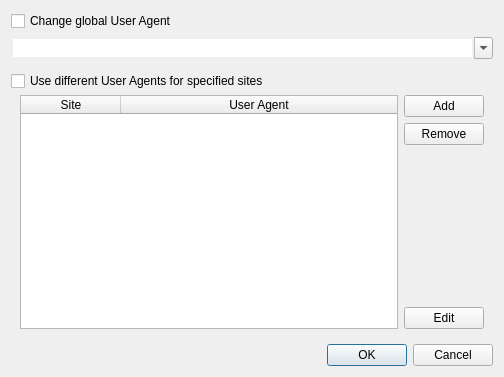
<?xml version="1.0" encoding="UTF-8"?>
<ui version="4.0">
 <class>UserAgentDialog</class>
 <widget class="QDialog" name="UserAgentDialog">
  <property name="geometry">
   <rect>
    <x>0</x>
    <y>0</y>
    <width>504</width>
    <height>377</height>
   </rect>
  </property>
  <property name="windowTitle">
   <string>User Agent Manager</string>
  </property>
  <layout class="QVBoxLayout" name="verticalLayout_2">
   <item>
    <widget class="QCheckBox" name="changeGlobal">
     <property name="text">
      <string>Change global User Agent</string>
     </property>
    </widget>
   </item>
   <item>
    <widget class="QComboBox" name="globalComboBox">
     <property name="editable">
      <bool>true</bool>
     </property>
     <property name="sizeAdjustPolicy">
      <enum>QComboBox::AdjustToMinimumContentsLengthWithIcon</enum>
     </property>
     <property name="frame">
      <bool>false</bool>
     </property>
    </widget>
   </item>
   <item>
    <widget class="Line" name="line"/>
   </item>
   <item>
    <layout class="QVBoxLayout" name="verticalLayout_3">
     <property name="spacing">
      <number>0</number>
     </property>
     <item>
      <widget class="QCheckBox" name="changePerSite">
       <property name="text">
        <string>Use different User Agents for specified sites</string>
       </property>
      </widget>
     </item>
     <item>
      <widget class="QFrame" name="perSiteFrame">
       <layout class="QHBoxLayout" name="horizontalLayout">
        <property name="topMargin">
         <number>4</number>
        </property>
        <item>
         <widget class="QTableWidget" name="table">
          <property name="editTriggers">
           <set>QAbstractItemView::NoEditTriggers</set>
          </property>
          <property name="alternatingRowColors">
           <bool>true</bool>
          </property>
          <property name="selectionMode">
           <enum>QAbstractItemView::SingleSelection</enum>
          </property>
          <property name="selectionBehavior">
           <enum>QAbstractItemView::SelectRows</enum>
          </property>
          <property name="showGrid">
           <bool>false</bool>
          </property>
          <property name="sortingEnabled">
           <bool>true</bool>
          </property>
          <property name="wordWrap">
           <bool>false</bool>
          </property>
          <attribute name="horizontalHeaderStretchLastSection">
           <bool>true</bool>
          </attribute>
          <attribute name="verticalHeaderVisible">
           <bool>false</bool>
          </attribute>
          <attribute name="verticalHeaderDefaultSectionSize">
           <number>25</number>
          </attribute>
          <column>
           <property name="text">
            <string>Site</string>
           </property>
          </column>
          <column>
           <property name="text">
            <string>User Agent</string>
           </property>
          </column>
         </widget>
        </item>
        <item>
         <layout class="QVBoxLayout" name="verticalLayout">
          <item>
           <widget class="QPushButton" name="add">
            <property name="text">
             <string>Add</string>
            </property>
           </widget>
          </item>
          <item>
           <widget class="QPushButton" name="remove">
            <property name="text">
             <string>Remove</string>
            </property>
           </widget>
          </item>
          <item>
           <spacer name="verticalSpacer">
            <property name="orientation">
             <enum>Qt::Vertical</enum>
            </property>
            <property name="sizeHint" stdset="0">
             <size>
              <width>20</width>
              <height>40</height>
             </size>
            </property>
           </spacer>
          </item>
          <item>
           <widget class="QPushButton" name="edit">
            <property name="text">
             <string>Edit</string>
            </property>
           </widget>
          </item>
         </layout>
        </item>
       </layout>
      </widget>
     </item>
    </layout>
   </item>
   <item>
    <widget class="QDialogButtonBox" name="buttonBox">
     <property name="orientation">
      <enum>Qt::Horizontal</enum>
     </property>
     <property name="standardButtons">
      <set>QDialogButtonBox::Cancel|QDialogButtonBox::Ok</set>
     </property>
    </widget>
   </item>
  </layout>
 </widget>
 <resources/>
 <connections>
  <connection>
   <sender>buttonBox</sender>
   <signal>accepted()</signal>
   <receiver>UserAgentDialog</receiver>
   <slot>accept()</slot>
   <hints>
    <hint type="sourcelabel">
     <x>248</x>
     <y>254</y>
    </hint>
    <hint type="destinationlabel">
     <x>157</x>
     <y>274</y>
    </hint>
   </hints>
  </connection>
  <connection>
   <sender>buttonBox</sender>
   <signal>rejected()</signal>
   <receiver>UserAgentDialog</receiver>
   <slot>reject()</slot>
   <hints>
    <hint type="sourcelabel">
     <x>316</x>
     <y>260</y>
    </hint>
    <hint type="destinationlabel">
     <x>286</x>
     <y>274</y>
    </hint>
   </hints>
  </connection>
 </connections>
</ui>
